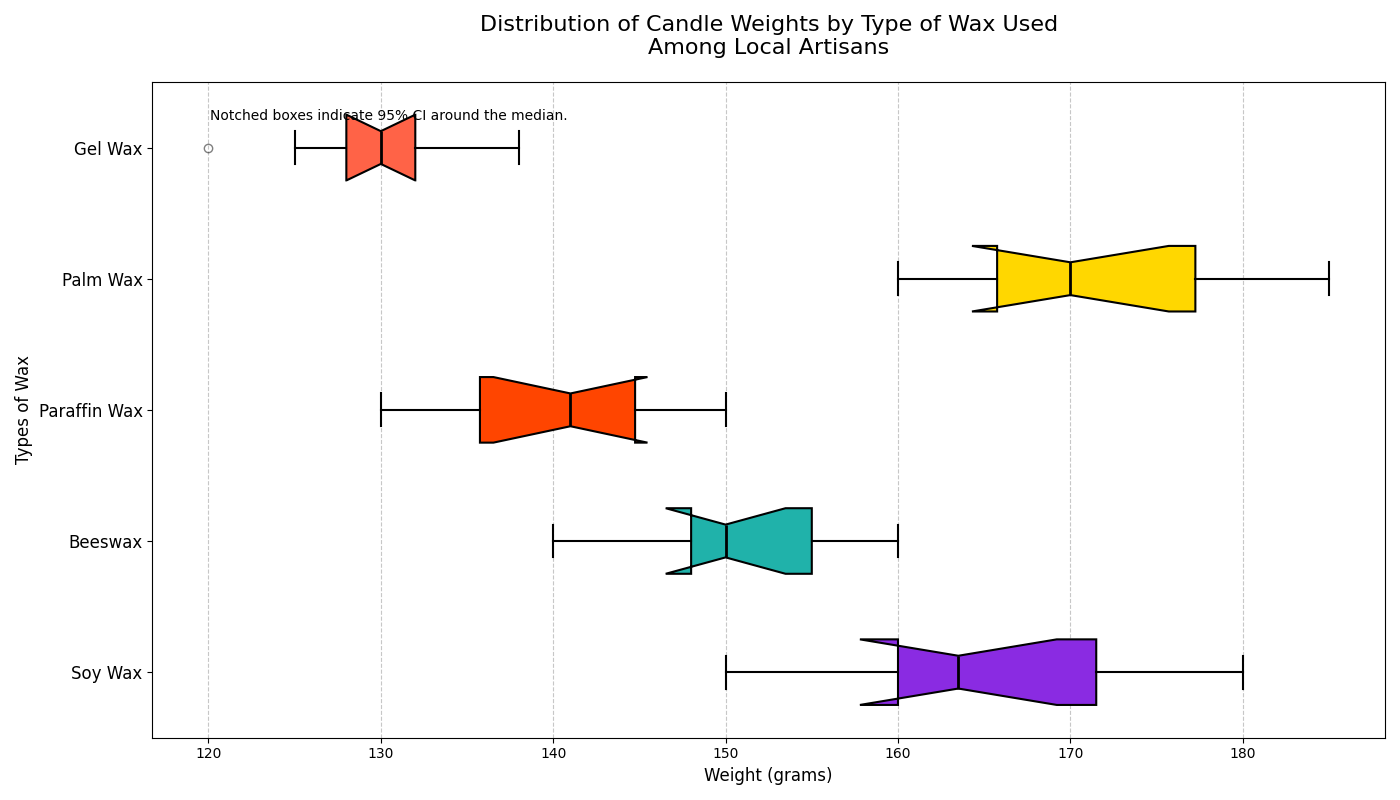

Generate this figure with Python:
import matplotlib.pyplot as plt
import numpy as np

wax_types = ['Soy Wax', 'Beeswax', 'Paraffin Wax', 'Palm Wax', 'Gel Wax']

soy_wax_weights = [160, 150, 170, 155, 172, 162, 180, 165, 160, 175]
beeswax_weights = [150, 140, 160, 145, 155, 148, 148, 158, 155, 150]
paraffin_weights = [130, 142, 140, 138, 135, 150, 135, 145, 144, 148]
palm_wax_weights = [170, 180, 165, 178, 170, 160, 168, 175, 185, 165]
gel_wax_weights = [128, 135, 130, 132, 132, 120, 130, 125, 138, 128]

data = [soy_wax_weights, beeswax_weights, paraffin_weights, palm_wax_weights, gel_wax_weights]

# Manually shuffled list of colors
colors = ['#8A2BE2', '#20B2AA', '#FF4500', '#FFD700', '#FF6347']

fig, ax = plt.subplots(figsize=(14, 8))

bp = ax.boxplot(data, vert=False, patch_artist=True, notch=True,
                boxprops=dict(linewidth=1.5),
                whiskerprops=dict(linewidth=1.5),
                capprops=dict(linewidth=1.5),
                medianprops=dict(color='black', linewidth=2),
                flierprops=dict(marker='o', color='black', alpha=0.5))

for patch, color in zip(bp['boxes'], colors):
    patch.set_facecolor(color)

ax.set_title('Distribution of Candle Weights by Type of Wax Used\nAmong Local Artisans', fontsize=16, pad=20)
ax.set_xlabel('Weight (grams)', fontsize=12)
ax.set_ylabel('Types of Wax', fontsize=12)
ax.set_yticklabels(wax_types, fontsize=12)

ax.grid(axis='x', linestyle='--', alpha=0.7)

plt.figtext(0.15, 0.85, "Notched boxes indicate 95% CI around the median.", fontsize=10)

plt.tight_layout()

plt.show()
